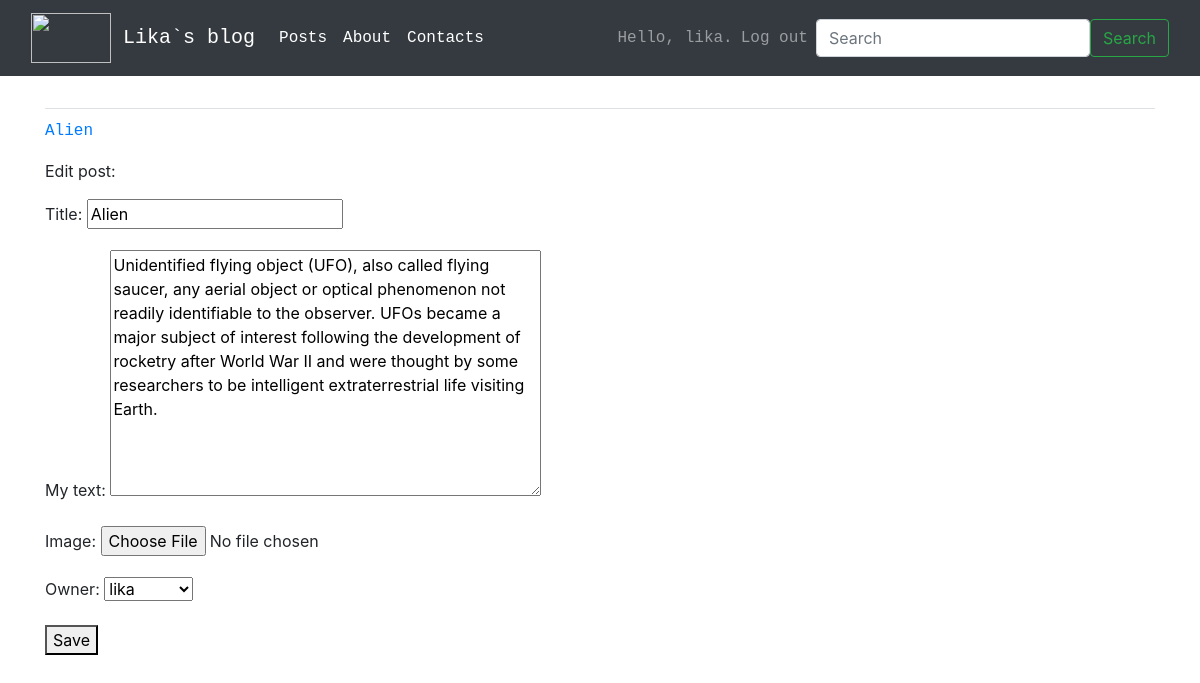
The page /edit_post/2/ (signed in) on the database its author committed.
### blogs/models.py (models this page shows)
class BlogPost(models.Model):
    title = models.CharField(max_length=200, db_index=True)
    text = models.TextField()
    image = models.ImageField(upload_to='images/%Y/%m/%d/', blank=True)
    date_added = models.DateTimeField(auto_now_add=True)
    owner = models.ForeignKey(User, on_delete=models.CASCADE) #on_delete=, blank=True, null=True
    def __str__(self):
        return self.title

### blogs/views.py (the view)
# urls.py: path('edit_post/<int:post_id>/', views.edit_post, name='edit_post'),
@login_required
def edit_post(request, post_id):
    post = BlogPost.objects.get(id=post_id)
    if post.owner != request.user:
        raise Http404
    if request.method != 'POST':
        form = PostForm(instance=post)
    else:
        form = PostForm(instance=post, data=request.POST)
        if form.is_valid():
            form.save()
            return redirect('blogs:post', post_id=post.id)
    context = {'post': post, 'form': form}
    return render(request, 'blogs/edit_post.html', context)

### blogs/forms.py
class PostForm(forms.ModelForm):
    class Meta:
        model = BlogPost
        fields = ['title', 'text', 'image','owner']
        labels = {'title': 'Title', 'text': 'My text'}

### blogs/templates/blogs/edit_post.html (shortened to what this page needs)
{% extends "blogs/base.html" %}
{% block content %}
  <p><a href="{% url 'blogs:post' post.id %}">{{ post }}</a></p>
  <p>Edit post: </p>
  <form action = "{% url 'blogs:edit_post' post.id %}" method='post'>
      {{ form.as_p }}
      <button name="submit">Save</button>
  </form>
{% endblock content %}

### blogs/templates/blogs/base.html (shortened to what this page needs)
{% load bootstrap4 %}
<!doctype html>
<html lang="en">
  <head>
    {% bootstrap_css %}
  </head>
  <body>
    <nav class="navbar navbar-expand-md navbar-dark bg-dark mb-4">
      <div class="container-fluid">
        <a class="navbar-brand" href="{% url 'blogs:index' %}">
          <img src="https://c.tenor.com/0tBle4PB_hcAAAAC/sailor-moon-mad.gif" alt="" width="80" height="50"> Lika`s blog </a>
        <div class="collapse navbar-collapse" id="navbarCollapse">
          <ul class="navbar-nav me-auto mb-2 mb-md-0">
            <li class="nav-item">
              <a class="nav-link active" aria-current="page" href="{% url 'blogs:posts' %}">Posts</a>
            </li>
            <li class="nav-item">
              <a class="nav-link active" aria-current="page">About</a>
            </li>
            <li class="nav-item">
              <a class="nav-link active" aria-current="page">Contacts</a>
            </li>
          </ul>
          <ul class="navbar-nav ml-auto">
            {% if user.is_authenticated %}
              <li class="nav-item">
                <span class="navbar-text"}>Hello, {{ user.username }}.</span>
              </li>
              <li class="nav-item">
                <a class="nav-link" href="{% url 'users:logout' %}">Log out</a>
              </li>
            {% else %}
            <li class="nav-item">
              <a class="btn btn-dark" href="{% url 'users:register' %}" role="button" target="_blank">Register</a>
            </li>
            <li class="nav-item">
              <a class="nav-link" href="{% url 'users:login' %}">Log in</a></li>
            {% endif%}
          </ul>
          <form class="d-flex" role="search" action="{% url 'blogs:posts' %}">
            <input class="form-control me-2" type="search" placeholder="Search" aria-label="Search" name="search">
            <button class="btn btn-outline-success" type="submit">Search</button>
          </form>
        </div>
      </nav>
      <main role="main" class="container">
        <div class="pb-2 mb-2 border-bottom">
        </div>
        <div>
          {% block content %}{% endblock content %}
        </div>
      </main>
</body>
</html>

### blogs/templates/blogs/base.html (style rules this page uses)
ul li { font-family: Courier New, monospace; }
a { font-family: OCR A Std, monospace; }

### rows shown on the page
BlogPost: title "Alien", text "Unidentified flying object (UFO), also called flying saucer, any aerial object or optical phenomenon not readily identifiable to the observer. UFOs became a major subject of interest following the development of rocketry after World War II and were thought by some researchers to be intelligent extraterrestrial life visiting Earth.", owner "lika"

### other values the page prints
{{ user.username }} "lika"
